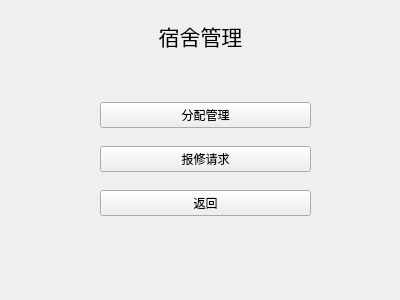
<?xml version="1.0" encoding="UTF-8"?>
<ui version="4.0">
 <class>TeaDorm</class>
 <widget class="QWidget" name="TeaDorm">
  <property name="geometry">
   <rect>
    <x>0</x>
    <y>0</y>
    <width>400</width>
    <height>300</height>
   </rect>
  </property>
  <property name="windowTitle">
   <string>Form</string>
  </property>
  <widget class="QLabel" name="mainLabel">
   <property name="geometry">
    <rect>
     <x>150</x>
     <y>20</y>
     <width>101</width>
     <height>31</height>
    </rect>
   </property>
   <property name="text">
    <string>&lt;html&gt;&lt;head/&gt;&lt;body&gt;&lt;p align=&quot;center&quot;&gt;&lt;span style=&quot; font-size:16pt;&quot;&gt;宿舍管理&lt;/span&gt;&lt;/p&gt;&lt;/body&gt;&lt;/html&gt;</string>
   </property>
  </widget>
  <widget class="QWidget" name="">
   <property name="geometry">
    <rect>
     <x>100</x>
     <y>90</y>
     <width>211</width>
     <height>141</height>
    </rect>
   </property>
   <layout class="QVBoxLayout" name="verticalLayout">
    <item>
     <widget class="QPushButton" name="distributeButton">
      <property name="text">
       <string>分配管理</string>
      </property>
     </widget>
    </item>
    <item>
     <widget class="QPushButton" name="toFixButton">
      <property name="text">
       <string>报修请求</string>
      </property>
     </widget>
    </item>
    <item>
     <widget class="QPushButton" name="exitButton">
      <property name="text">
       <string>返回</string>
      </property>
     </widget>
    </item>
   </layout>
  </widget>
 </widget>
 <resources/>
 <connections/>
</ui>
